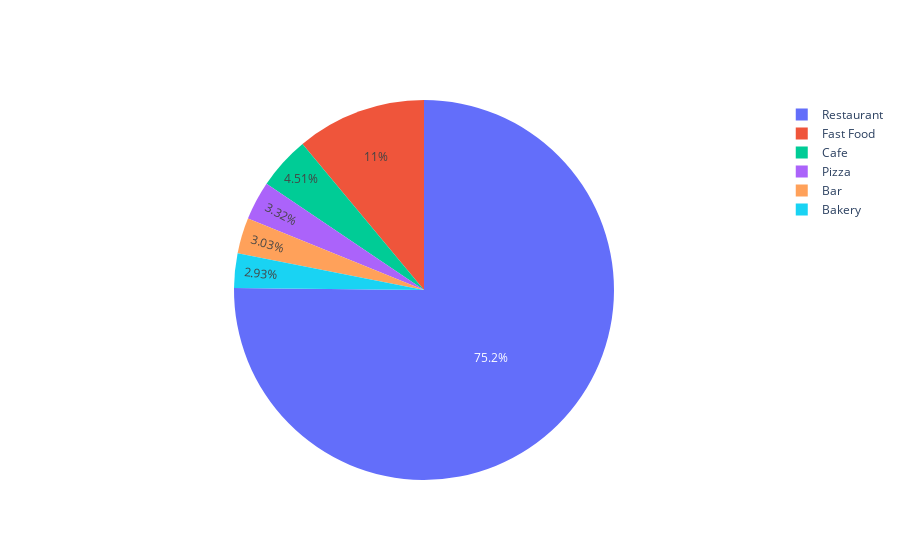

The cell this chart's notebook holds for it:
### Code cell
fig = go.Figure(data=[go.Pie(labels = proporciones_tipos_establecimientos['object_type'], values = proporciones_tipos_establecimientos['Porcentaje %'])])
fig.show()

### Figure 1 — Plotly figure (JSON) as saved in the notebook; plotly's stock layout.template omitted (floating-point values rounded to 4 significant figures)
{"data": [{"labels": ["Bakery", "Bar", "Pizza", "Cafe", "Fast Food", "Restaurant"], "type": "pie", "values": [2.932, 3.026, 3.316, 4.507, 11.05, 75.17]}], "layout": {}}
